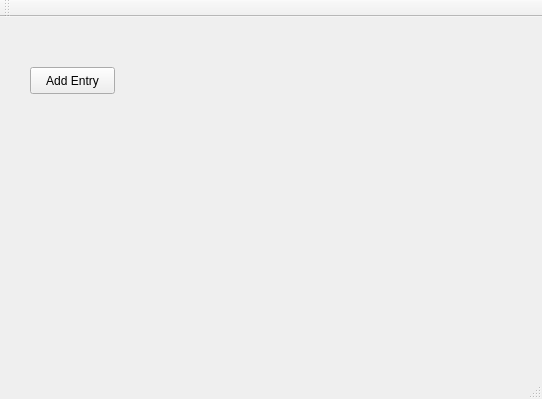
<?xml version="1.0" encoding="UTF-8"?>
<ui version="4.0">
 <class>MainWindow</class>
 <widget class="QMainWindow" name="MainWindow">
  <property name="geometry">
   <rect>
    <x>0</x>
    <y>0</y>
    <width>542</width>
    <height>399</height>
   </rect>
  </property>
  <property name="windowTitle">
   <string>MainWindow</string>
  </property>
  <widget class="QWidget" name="centralWidget">
   <widget class="QPushButton" name="pushButton">
    <property name="geometry">
     <rect>
      <x>30</x>
      <y>50</y>
      <width>85</width>
      <height>27</height>
     </rect>
    </property>
    <property name="text">
     <string>Add Entry</string>
    </property>
   </widget>
  </widget>
  <widget class="QMenuBar" name="menuBar">
   <property name="geometry">
    <rect>
     <x>0</x>
     <y>0</y>
     <width>542</width>
     <height>22</height>
    </rect>
   </property>
  </widget>
  <widget class="QToolBar" name="mainToolBar">
   <attribute name="toolBarArea">
    <enum>TopToolBarArea</enum>
   </attribute>
   <attribute name="toolBarBreak">
    <bool>false</bool>
   </attribute>
  </widget>
  <widget class="QStatusBar" name="statusBar"/>
 </widget>
 <layoutdefault spacing="6" margin="11"/>
 <resources/>
 <connections/>
</ui>
